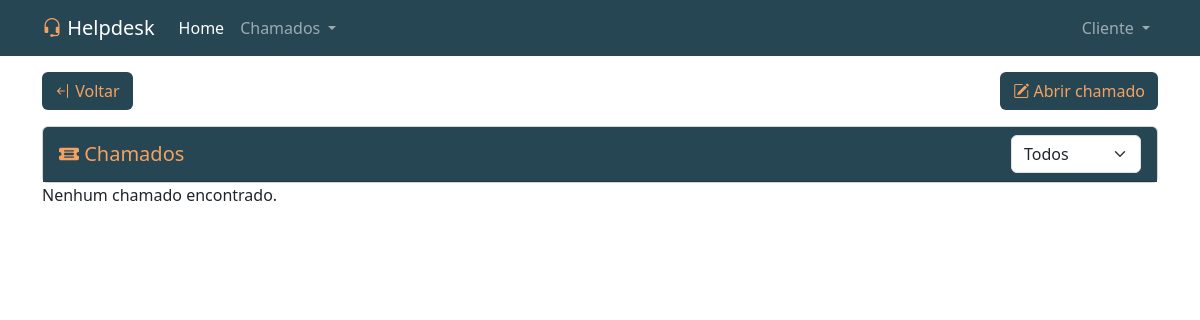
The app's page /consultar_chamados.php (signed in), older data.
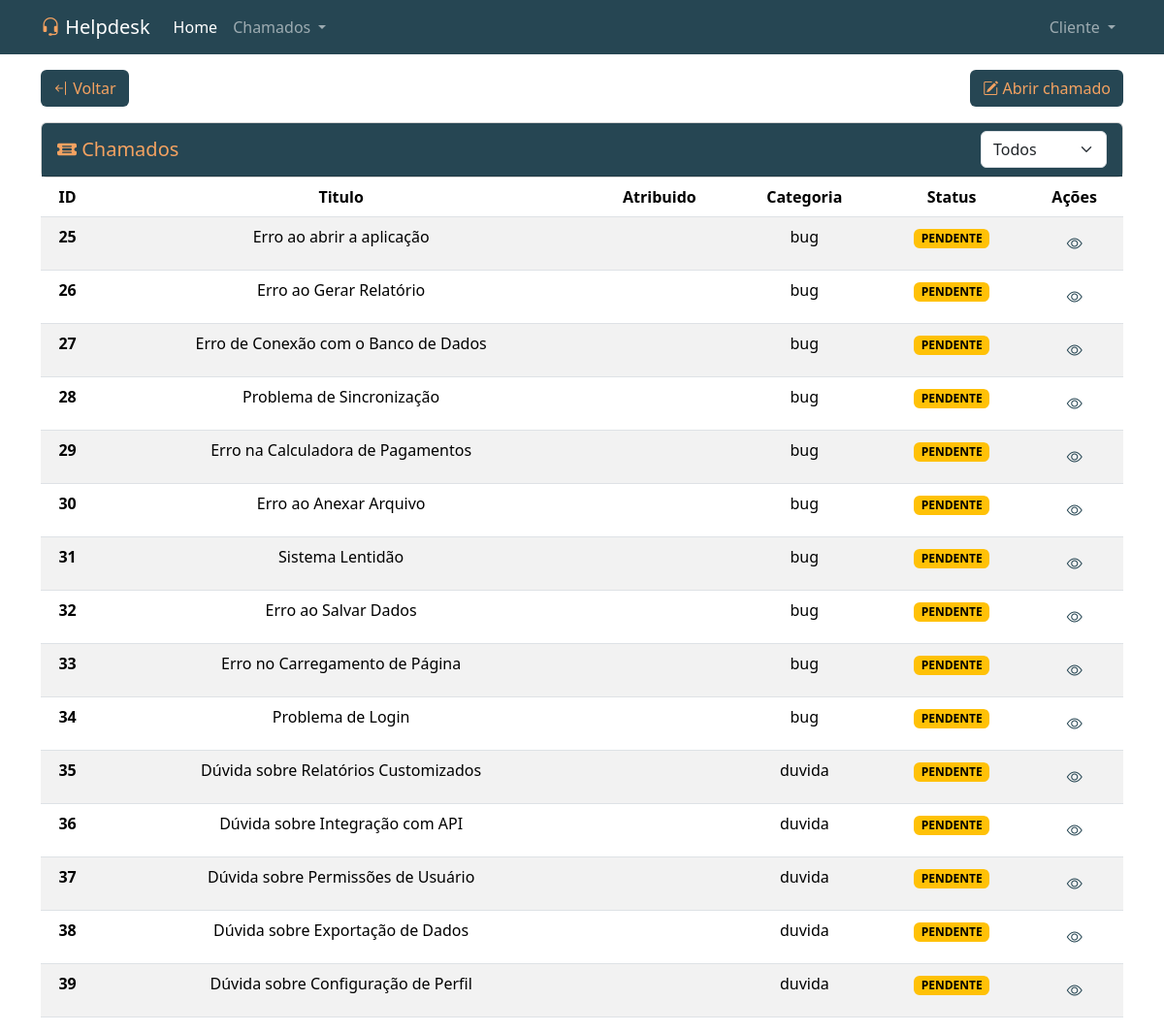
The same page, newer data.
### tables this page shows
CREATE TABLE chamados (
	id INTEGER NOT NULL PRIMARY KEY AUTOINCREMENT,
	titulo TEXT NOT NULL,
	categoria TEXT NOT NULL,
	status TEXT DEFAULT ('pendente') NOT NULL,
	descricao INTEGER NOT NULL,
	criado_em TEXT NOT NULL,
	usuario_id INTEGER NOT NULL,
	atendente_id INTEGER,
	atualizado_em TEXT,
	deletado_em TEXT
);

### consultar_chamados.php (the view, shortened to what this page needs)
<?php
require_once './funcs/valida_sessao.php';
?>
<!doctype html>
<html lang="pt-Br">
<head>
    <?php
    include_once('./funcs/scripts_head.php');
    ?>
</head>
<body style="height: calc(100vh - 93px);" class="">
    <header>
        <?php include('./templates/top-navbar.php'); ?>
    </header>
    <main class=" h-100 ">
        <div class="container h-100">
            <div class="row">
                <div class="col-md-12">
                    <?php
                    require './funcs/cnx.php';
                    $status = isset($_GET['status']) ? $_GET['status'] : '';
                    try {
                        if ((isset($_SESSION['usuario']['adm']) && $_SESSION['usuario']['adm'])) {
                            if ($status !== '') {
                                $stmt = $pdo->prepare("SELECT c.*, u.nome as atendente_nome from chamados c
                                left join usuarios u on u.id = c.atendente_id WHERE status = :status_param and deletado_em is null;");
                                $stmt->bindParam(':status_param', $status, PDO::PARAM_STR);
                            } else {
                                $stmt = $pdo->prepare("SELECT c.*, u.nome as atendente_nome from chamados c
                                left join usuarios u on u.id = c.atendente_id where deletado_em is null;");
                            }
                            $stmt->execute();
                            $chamados = $stmt->fetchAll(PDO::FETCH_ASSOC);
                        } else if ((isset($_SESSION['usuario']['usuario']) && $_SESSION['usuario']['usuario']) && (isset($_SESSION['usuario']['adm']) && !$_SESSION['usuario']['adm'])  && (isset($_SESSION['usuario']['atendente']) && !$_SESSION['usuario']['atendente'])) {
                            $usuario_id = $_SESSION['usuario']['id'];
                            if ($status !== '') {
                                $stmt = $pdo->prepare("SELECT c.*, u.nome as atendente_nome from chamados c
                                            left join usuarios u on u.id = c.atendente_id WHERE status = :status_param AND usuario_id = :usuario_id and deletado_em is null;");
                                $stmt->bindParam(':status_param', $status, PDO::PARAM_STR);
                                $stmt->bindParam(':usuario_id', $usuario_id, PDO::PARAM_INT);
                            } else {
                                $stmt = $pdo->prepare("SELECT c.*, u.nome as atendente_nome from chamados c
                                left join usuarios u on u.id = c.atendente_id WHERE usuario_id = :usuario_id and deletado_em is null;");
                                $stmt->bindParam(':usuario_id', $usuario_id, PDO::PARAM_INT);
                            }
                            $stmt->execute();
                            $chamados = $stmt->fetchAll(PDO::FETCH_ASSOC);
                        }
                    } catch (PDOException $e) {
                        echo "Erro ao executar a consulta: " . $e->getMessage();
                    };
                    ?>
                    <div class="mt-3 text-start d-flex d-flex justify-content-between align-items-center">
                        <div>
                            <a
                                href="home.php"
                                class="btn botao-primario">
                                <i class="bi bi-arrow-bar-left"></i> Voltar
                            </a>
                        </div>
                        <a
                            href="abrir_chamado.php"
                            class="btn botao-primario">
                            <i class="bi bi-pencil-square"></i> Abrir chamado
                        </a>
                    </div>
                    <div class="card mt-md-3 mt-2">
                        <div class="card-header bg-primario texto-laranja d-block d-md-flex justify-content-between align-items-center">
                            <div class="fs-5">
                                <i class="bi bi-ticket-detailed-fill"></i> Chamados
                            </div>
                            <div>
                                <select class="form-select" id="status_menu_select">
                                    <option value="consultar_chamados.php" selected>Todos</option>
                                </select>
                            </div>
                        </div>
                    </div>
                    <div class="card-body">
                        <?php
                        if ($chamados) {
                            echo '<div class="table-responsive">
                        <table class="table table-striped table-hover table-responsive">
                                <thead class="text-center">
                                    <tr>
                                    <th scope="col">ID</th>
                                    <th scope="col">Titulo</th>
                                    <th scope="col">Atribuido</th>
                                    <th scope="col">Categoria</th>
                                    <th scope="col">Status</th>
                                    <th scope="col">Ações</th>
                                    </tr>
                                </thead>
                                <tbody class="text-center">';
                        ?>
                            <?php
                            foreach ($chamados as $index => $value) {
                                $status_badge = 'secondary';
                                if ($value['status'] == 'pendente') {
                                    $status_badge = 'warning';
                                } else if ($value['status'] == 'aberto') {
                                    $status_badge = 'info';
                                } else if ($value['status'] == 'fechado') {
                                    $status_badge = 'dark';
                                } else if ($value['status'] == 'resolvido') {
                                    $status_badge = 'success';
                                };
                                $nomeFormatado = $value['atendente_nome'] ? ucwords($value['atendente_nome']) : '';
                                $partesNome = explode(' ', $nomeFormatado);
                                if (count($partesNome) > 1) {
                                    $nomeSobrenome = $partesNome[0] . ' ' . end($partesNome); }
                                    else {
                                        $nomeSobrenome = $partesNome[0];
                                    }
                                echo ' <tr>
                                    <th scope="row">' . $value['id'] . '</th>
                                    <td>' . ucfirst($value['titulo']) . '</td>
                                    <td>' . ucfirst($nomeSobrenome) . '</td>
                                    <td>' . $value['categoria'] . '</td>
                                    <td><span class="badge text-bg-' . $status_badge . ' ">' . strtoupper($value['status']) . '</span></td>
                                    <td>
                                    <a href="ver_chamado.php?id=' . $value['id'] . '" class="btn botao-transparente ">
                                                <i class="bi bi-eye"></i>
                                     </a>
                                    </td>
                                    </tr>';
                            };
                            ?>
                        <?php
                            echo '</tbody>
                            </table>
                            </div>';
                        } else {
                            echo '<p class="fs-6">Nenhum chamado encontrado.</p>';
                        };
                        ?>
                    </div>
                </div>
            </div>
        </div>
    </main>
</body>
</html>

### funcs/scripts_head.php (shortened to what this page needs)
<link
    href="https://cdn.jsdelivr.net/npm/bootstrap@5.3.2/dist/css/bootstrap.min.css"
    rel="stylesheet"
 />
<link rel="stylesheet" href="https://cdn.jsdelivr.net/npm/bootstrap-icons@1.11.3/font/bootstrap-icons.min.css">
<link rel="stylesheet" href="./assets/estilos.css">

### templates/top-navbar.php (shortened to what this page needs)
<?php
$nomeFormatado = $_SESSION['usuario']['nome'] ? ucwords($_SESSION['usuario']['nome']) : '';
$partesNome = explode(' ', $nomeFormatado);
if (count($partesNome) > 1) {
    $nomeSobrenome = $partesNome[0] . ' ' . end($partesNome);
} else {
    $nomeSobrenome = $partesNome[0];
}
?>
<nav
    class="navbar navbar-expand-sm navbar-dark bg-primario">
    <div class="container">
        <a class="navbar-brand" href="home.php"><i class="bi bi-headset texto-laranja"></i> Helpdesk</a>
        <div class="collapse navbar-collapse" id="collapsibleNavId">
            <ul class="navbar-nav me-auto mb-2 mb-lg-0">
                <li class="nav-item">
                    <a class="nav-link active" aria-current="page" href="home.php">Home</a>
                </li>
                <li class="nav-item dropdown">
                    <a class="nav-link dropdown-toggle" href="#" role="button" data-bs-toggle="dropdown" aria-expanded="false">
                        Chamados
                    </a>
                </li>
            </ul>
            <ul class="navbar-nav ms-auto mt-2 mt-lg-0">
                <li class="nav-item dropdown">
                    <a class="nav-link dropdown-toggle" href="#" role="button" data-bs-toggle="dropdown" aria-expanded="false">
                        <?php echo $nomeSobrenome; ?>
                    </a>
                </li>
            </ul>
        </div>
    </div>
</nav>

### assets/estilos.css (style rules this page uses)
.texto-laranja { color: #f4a261 !important; }
.bg-primario { background: #264653 !important; }
.botao-primario { background: #264653 !important; color: #f4a261 !important; }
.botao-transparente { color: #264653 !important; }

Row changes from the older to the newer data that the page shows:
added chamados: id "25", titulo "Erro ao abrir a aplicação", categoria "bug", status "PENDENTE"
added chamados: id "26", titulo "Erro ao Gerar Relatório", categoria "bug", status "PENDENTE"
added chamados: id "27", titulo "Erro de Conexão com o Banco de Dados", categoria "bug", status "PENDENTE"
added chamados: id "28", titulo "Problema de Sincronização", categoria "bug", status "PENDENTE"
added chamados: id "29", titulo "Erro na Calculadora de Pagamentos", categoria "bug", status "PENDENTE"
added chamados: id "30", titulo "Erro ao Anexar Arquivo", categoria "bug", status "PENDENTE"
added chamados: id "31", titulo "Sistema Lentidão", categoria "bug", status "PENDENTE"
added chamados: id "32", titulo "Erro ao Salvar Dados", categoria "bug", status "PENDENTE"
added chamados: id "33", titulo "Erro no Carregamento de Página", categoria "bug", status "PENDENTE"
added chamados: id "34", titulo "Problema de Login", categoria "bug", status "PENDENTE"
added chamados: id "35", titulo "Dúvida sobre Relatórios Customizados", categoria "duvida", status "PENDENTE"
added chamados: id "36", titulo "Dúvida sobre Integração com API", categoria "duvida", status "PENDENTE"
added chamados: id "37", titulo "Dúvida sobre Permissões de Usuário", categoria "duvida", status "PENDENTE"
added chamados: id "38", titulo "Dúvida sobre Exportação de Dados", categoria "duvida", status "PENDENTE"
added chamados: id "39", titulo "Dúvida sobre Configuração de Perfil", categoria "duvida", status "PENDENTE"
Text that changed along with them:
text no longer shown: "Nenhum chamado encontrado."
text now shown: "ID Titulo Atribuido Categoria Status Ações"
